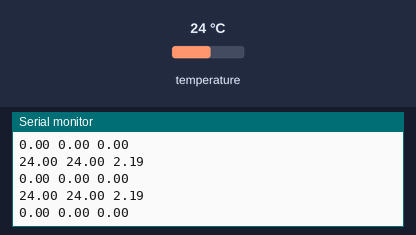
This sketch was run on a simulated Arduino Uno, built with avr-gcc and run on an emulated ATmega328P. Shown: the last lines printed to the serial monitor. The test bench sets the inputs (shaded band); at power-on: temperature 24 °C.

Above: at 1.2 s.
1.3 s: temperature set to 12 °C
At 4.15 s:
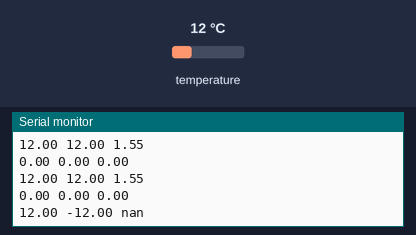
4.3 s: temperature set to 19 °C
At 4.54 s:
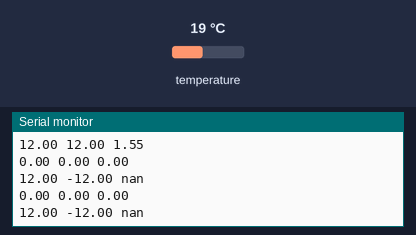
Timing chart, 0 to 7.3 s (numbered marks = the images above; inputs shaded):
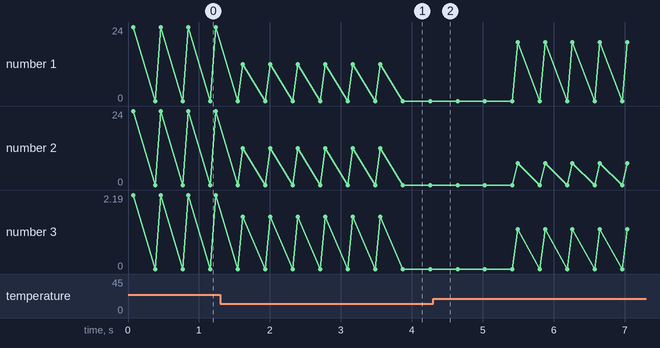

The sketch:

thermo_ampermeter.ino
```cpp
#include <OneWire.h>
/*#include <SPI.h>
#include <Wire.h>
#include <Adafruit_GFX.h>
#include <Adafruit_SSD1306.h>
#define SCREEN_WIDTH 128 // OLED display width, in pixels
#define SCREEN_HEIGHT 64 // OLED display height, in pixels

// Declaration for an SSD1306 display connected to I2C (SDA, SCL pins)
#define OLED_RESET     -1 // Reset pin # (or -1 if sharing Arduino reset pin)
Adafruit_SSD1306 display(SCREEN_WIDTH, SCREEN_HEIGHT, &Wire, OLED_RESET);
*/
OneWire ds(2);
float temps[100];
int delta = 50;

#define kilogram 1
#define joule 1
#define degree 1
#define ampere 1
#define volt 1


float temperature() {
  byte data[12];
  byte i;
  byte addr[8];
  byte present = 0;

  if ( !ds.search(addr)) {
    ds.reset_search();
    delay(250);
    return 0;
  }
  ds.reset();
  ds.select(addr);
  ds.write(0x44, 1);
    present = ds.reset();
  ds.select(addr);
  ds.write(0xBE);         // Read Scratchpad
  for ( i = 0; i < 9; i++) {           // we need 9 bytes
    data[i] = ds.read();
  }
  int16_t raw = (data[1] << 8) | data[0];
    byte cfg = (data[4] & 0x60);
    // at lower res, the low bits are undefined, so let's zero them
    if (cfg == 0x00) raw = raw & ~7;  // 9 bit resolution, 93.75 ms
    else if (cfg == 0x20) raw = raw & ~3; // 10 bit res, 187.5 ms
    else if (cfg == 0x40) raw = raw & ~1; // 11 bit res, 375 ms
    //// default is 12 bit resolution, 750 ms conversion time

  float temp = (float)raw / 16.0;

  return temp;
}


float heatCapacity(float temp) {
  return 200 * joule/degree; // todo
}


float resistance(float temp) {
  return 1000 * volt/ampere; // todo
}

float heatLoss(float temp) {
  return 0; // todo
}


void setup() {
  Serial.begin(9600);
  /*display.begin(SSD1306_SWITCHCAPVCC, 0x3C);
  display.display();*/
  pinMode(A2, INPUT);
}


void loop() {
  float temp = temperature();
  // shift the array left and add new value to it
  for(int i=0;i<99;i++){
    temps[i] = temps[i+1];
  }
  temps[99] = temp;
  delay(delta);
  Serial.print(temp);
  Serial.print(" ");
  float temperatureDerivative = 50*(temps[99]-temps[79])/delta;
  Serial.print(temperatureDerivative);
  Serial.print(" ");
  float current = sqrt((heatCapacity(temp)*temperatureDerivative + heatLoss(temp))/resistance(temp));
  Serial.println(current);
  // display.print(temp);
}
```

Measured:
- after the input at 1.3 s, the serial monitor: prints a new line after 0.32 s (image 1)
- plotted number 1: 0 → 19 after the input at 4.3 s
